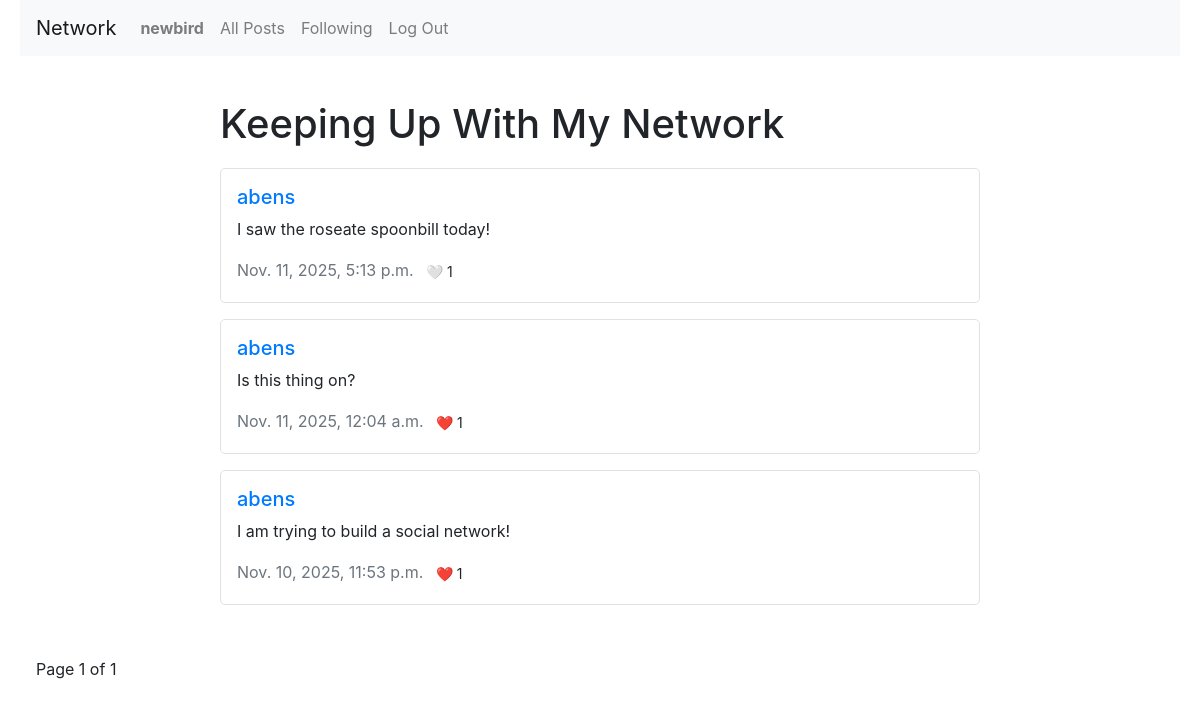
The app's page /following/ (signed in) with its own data.
### network/models.py (models this page shows, shortened)
class User(AbstractUser):
    following = models.ManyToManyField('self', symmetrical=False, related_name="followers")

class Post(models.Model):
    content = models.TextField(max_length=500)
    created = models.DateTimeField(auto_now_add=True)
    modified = models.DateTimeField(auto_now=True)
    is_deleted = models.BooleanField(default=False) #Soft delete
    like = models.ManyToManyField(User, related_name="liked_posts", blank=True)
    parent = models.ForeignKey('self', on_delete=models.CASCADE, related_name="replies", null=True, blank=True) # Allows threads
    user = models.ForeignKey(User, on_delete=models.CASCADE, related_name="posts")
    def like_count(self):
        return self.like.count()
    class Meta:
        ordering = ['-created'] # Sort by most recently created

### network/views.py (the view)
# urls.py: path('following/', views.following, name='following'),
@login_required
def following(request):
    page_number = request.GET.get('page', 1)
    following_users = request.user.following.all()
    posts = Post.objects.filter(user__in=following_users).order_by('-created')
    p = Paginator(posts,10)
    try:
        page = p.page(int(page_number))
    except:
        page = p.page(1)
    return render(request, "network/following.html", {
            "page": page,
            "following_users": following_users
    })

### network/templates/network/following.html (shortened to what this page needs)
{% extends "network/layout.html" %}
{% block body %}
    <div class="container mt-4">
        <h1>Keeping Up With My Network</h1>
        <div class="posts">
            {% for post in page %}
                <div class="post mb-3 p-3 border">
                    <a href="/profile/{{ post.user.username }}"><h5>{{ post.user.username }}</h5></a>
                    <p>{{ post.content }}</p>
                    <span class="username text-muted">{{ post.created }}</span>
                    {% if user.is_authenticated %}
                        <button class="btn btn-sm like-btn"
                                data-post-id="{{ post.id }}">
                            <span class="heart">{% if user in post.like.all %}❤️{% else %}🤍{% endif %}</span>
                            <span class="like-count">{{ post.like_count }}</span>
                        </button>
                    {% else %}
                        <span class="likes ml-3">🤍 {{ post.like_count }}</span>
                    {% endif %}
                </div>
            {% endfor %}
        </div>
    </div>
    <div class="pagination mt-3">
        <span class="mx-3">Page {{ page.number }} of {{ page.paginator.num_pages }}</span>
    </div>
{% endblock %}

### network/templates/network/layout.html (shortened to what this page needs)
{% load static %}
<!DOCTYPE html>
<html lang="en">
    <head>
        <link rel="stylesheet" href="https://stackpath.bootstrapcdn.com/bootstrap/4.4.1/css/bootstrap.min.css">
        <link href="{% static 'network/styles.css' %}" rel="stylesheet">
    </head>
    <body>
        <nav class="navbar navbar-expand-lg navbar-light bg-light">
            <a class="navbar-brand" href="#">Network</a>
            <div>
              <ul class="navbar-nav mr-auto">
                {% if user.is_authenticated %}
                    <li class="nav-item">
                        <a class="nav-link" href="#"><strong>{{ user.username }}</strong></a>
                    </li>
                {% endif %}
                <li class="nav-item">
                  <a class="nav-link" href="{% url 'index' %}">All Posts</a>
                </li>
                {% if user.is_authenticated %}
                    <li class="nav-item">
                        <a class="nav-link" href="{% url 'following' %}">Following</a>
                    </li>
                    <li class="nav-item">
                        <a class="nav-link" href="{% url 'logout' %}">Log Out</a>
                    </li>
                {% endif %}
              </ul>
            </div>
          </nav>
        <div class="body">
            {% block body %}
            {% endblock %}
        </div>
    </body>
</html>

### network/static/network/styles.css (style rules this page uses)
body { margin-top: 0; margin-left: 20px; margin-right: 20px; margin-bottom: 20px; }
.container { max-width: 800px; margin: 0 auto; padding: 20px; }
.posts { margin-top: 20px; }
.post { margin-bottom: 15px; padding: 15px; border: 1px solid #ddd; border-radius: 5px; }
.like-btn { border: none; background: none; }

### records on screen
User: username "newbird"
Post: user.username "abens", content "I saw the roseate spoonbill today!", created "Nov. 11, 2025, 5:13 p.m.", like_count "1"
Post: user.username "abens", content "Is this thing on?", created "Nov. 11, 2025, 12:04 a.m.", like_count "1"
Post: user.username "abens", content "I am trying to build a social network!", created "Nov. 10, 2025, 11:53 p.m.", like_count "1"

### other values on screen
{{ page.number }} "1"
{{ page.paginator.num_pages }} "1"
